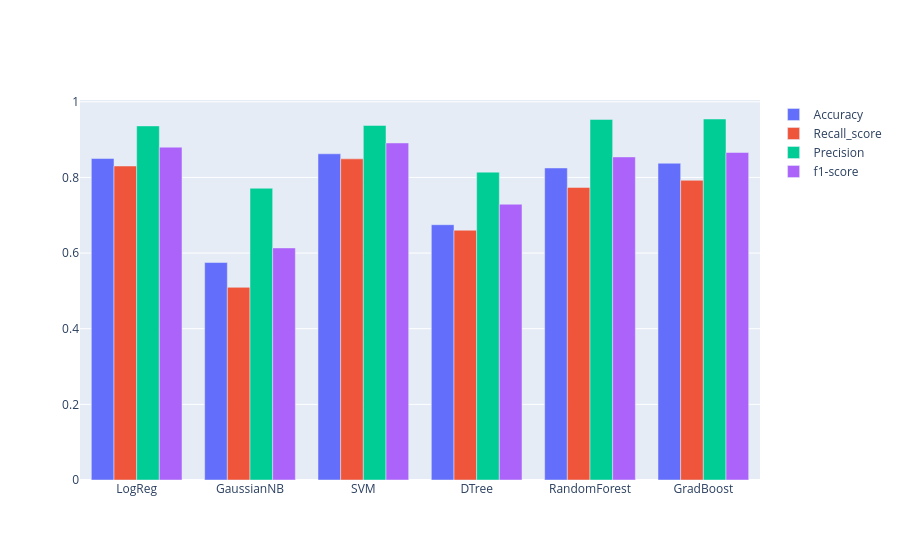

Notebook source saved alongside this figure:
### Markdown cell above
#### Plotting the Classification Report along with Accuracy

### Code cell
trace1 = go.Bar(
                 x = ['LogReg', 'GaussianNB', 'SVM','DTree','RandomForest','GradBoost'],
                 y = [0.85, 0.575, 0.8625, 0.675, 0.825, 0.8375],
                 name = 'Accuracy')

trace2 = go.Bar(
                x = ['LogReg', 'GaussianNB', 'SVM','DTree','RandomForest','GradBoost'],
                y = [0.8302, 0.5094, 0.8491, 0.6604, 0.7736, 0.7925],
                name = 'Recall_score')

trace3 = go.Bar(
                x = ['LogReg', 'GaussianNB', 'SVM','DTree','RandomForest','GradBoost'],
                y = [0.9362, 0.7714, 0.9375, 0.814, 0.9535, 0.9545],
                name = 'Precision'
                )

trace4 = go.Bar(
                x = ['LogReg', 'GaussianNB', 'SVM','DTree','RandomForest','GradBoost'],
                y = [0.88, 0.6136, 0.8911, 0.7292, 0.8542, 0.866],
                name = 'f1-score'
               )


data = [trace1, trace2, trace3, trace4]
layout = go.Layout(
                   barmode='group'
                  )

fig = go.Figure(data=data, layout=layout)
py.iplot(fig)

### Figure 1 — Plotly figure (JSON) as saved in the notebook; plotly's stock layout.template omitted (floating-point values rounded to 4 significant figures)
{"data": [{"name": "Accuracy", "type": "bar", "x": ["LogReg", "GaussianNB", "SVM", "DTree", "RandomForest", "GradBoost"], "y": [0.85, 0.575, 0.8625, 0.675, 0.825, 0.8375]}, {"name": "Recall_score", "type": "bar", "x": ["LogReg", "GaussianNB", "SVM", "DTree", "RandomForest", "GradBoost"], "y": [0.8302, 0.5094, 0.8491, 0.6604, 0.7736, 0.7925]}, {"name": "Precision", "type": "bar", "x": ["LogReg", "GaussianNB", "SVM", "DTree", "RandomForest", "GradBoost"], "y": [0.9362, 0.7714, 0.9375, 0.814, 0.9535, 0.9545]}, {"name": "f1-score", "type": "bar", "x": ["LogReg", "GaussianNB", "SVM", "DTree", "RandomForest", "GradBoost"], "y": [0.88, 0.6136, 0.8911, 0.7292, 0.8542, 0.866]}], "layout": {"barmode": "group"}}
